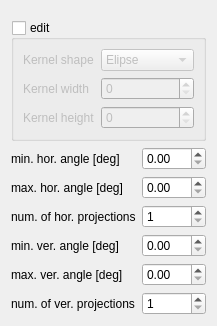
                      <widget class="QWidget" name="binary">
                       <layout class="QVBoxLayout" name="verticalLayout_10">
                        <item>
                         <layout class="QVBoxLayout" name="verticalLayout_9">
                          <property name="topMargin">
                           <number>9</number>
                          </property>
                          <item>
                           <widget class="QGroupBox" name="editProjection_groupBox">
                            <property name="title">
                             <string>edit</string>
                            </property>
                            <property name="checkable">
                             <bool>true</bool>
                            </property>
                            <property name="checked">
                             <bool>false</bool>
                            </property>
                            <layout class="QFormLayout" name="formLayout_4">
                             <item row="0" column="0">
                              <widget class="QLabel" name="label_21">
                               <property name="text">
                                <string>Kernel shape</string>
                               </property>
                              </widget>
                             </item>
                             <item row="0" column="1">
                              <widget class="QComboBox" name="editProjKernelShape_comboBox">
                               <item>
                                <property name="text">
                                 <string>Elipse</string>
                                </property>
                               </item>
                               <item>
                                <property name="text">
                                 <string>Cross</string>
                                </property>
                               </item>
                               <item>
                                <property name="text">
                                 <string>Rectangle</string>
                                </property>
                               </item>
                              </widget>
                             </item>
                             <item row="3" column="1">
                              <widget class="QSpinBox" name="editProjKernelWidth_spinBox_9"/>
                             </item>
                             <item row="3" column="0">
                              <widget class="QLabel" name="label_22">
                               <property name="text">
                                <string>Kernel width</string>
                               </property>
                              </widget>
                             </item>
                             <item row="4" column="0">
                              <widget class="QLabel" name="label_23">
                               <property name="text">
                                <string>Kernel height</string>
                               </property>
                              </widget>
                             </item>
                             <item row="4" column="1">
                              <widget class="QSpinBox" name="editProjKernelHeight_spinBox_10"/>
                             </item>
                            </layout>
                           </widget>
                          </item>
                          <item>
                           <layout class="QFormLayout" name="formLayout_3">
                            <item row="0" column="0">
                             <widget class="QLabel" name="label_15">
                              <property name="text">
                               <string>min. hor. angle [deg]</string>
                              </property>
                             </widget>
                            </item>
                            <item row="1" column="0">
                             <widget class="QLabel" name="label_16">
                              <property name="text">
                               <string>max. hor. angle [deg]</string>
                              </property>
                             </widget>
                            </item>
                            <item row="2" column="0">
                             <widget class="QLabel" name="label_18">
                              <property name="text">
                               <string>num. of hor. projections</string>
                              </property>
                             </widget>
                            </item>
                            <item row="2" column="1">
                             <widget class="QSpinBox" name="n_proj_spinBox_6">
                              <property name="minimum">
                               <number>1</number>
                              </property>
                             </widget>
                            </item>
                            <item row="3" column="0">
                             <widget class="QLabel" name="label_17">
                              <property name="text">
                               <string>min. ver. angle [deg]</string>
                              </property>
                             </widget>
                            </item>
                            <item row="4" column="0">
                             <widget class="QLabel" name="label_20">
                              <property name="text">
                               <string>max. ver. angle [deg]</string>
                              </property>
                             </widget>
                            </item>
                            <item row="5" column="0">
                             <widget class="QLabel" name="label_19">
                              <property name="text">
                               <string>num. of ver. projections</string>
                              </property>
                             </widget>
                            </item>
                            <item row="5" column="1">
                             <widget class="QSpinBox" name="n_h_proj_spinBox_8">
                              <property name="minimum">
                               <number>1</number>
                              </property>
                             </widget>
                            </item>
                            <item row="0" column="1">
                             <widget class="QDoubleSpinBox" name="min_deg_doubleSpinBox_3"/>
                            </item>
                            <item row="1" column="1">
                             <widget class="QDoubleSpinBox" name="max_deg_doubleSpinBox_4">
                              <property name="maximum">
                               <double>360.000000000000000</double>
                              </property>
                             </widget>
                            </item>
                            <item row="3" column="1">
                             <widget class="QDoubleSpinBox" name="min_h_doubleSpinBox_5"/>
                            </item>
                            <item row="4" column="1">
                             <widget class="QDoubleSpinBox" name="max_h_doubleSpinBox_7">
                              <property name="maximum">
                               <double>90.000000000000000</double>
                              </property>
                             </widget>
                            </item>
                           </layout>
                          </item>
                         </layout>
                        </item>
                       </layout>
                      </widget>
